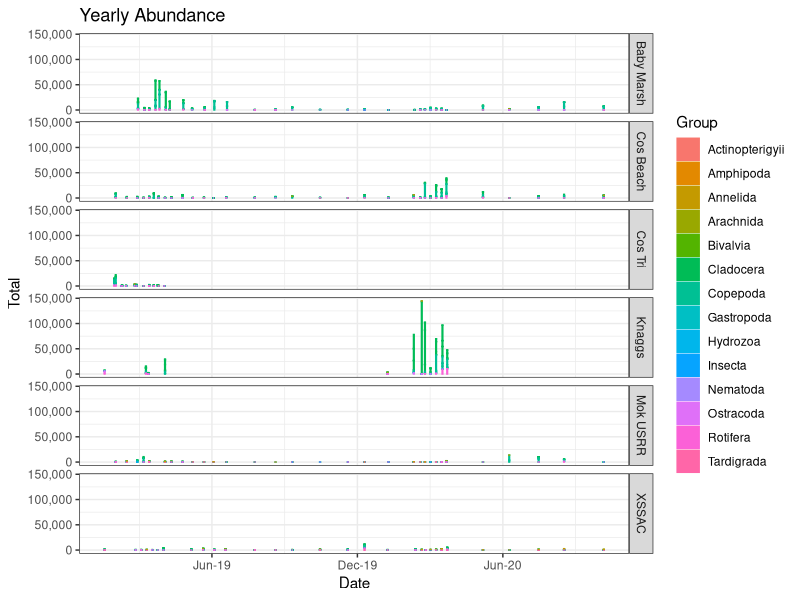
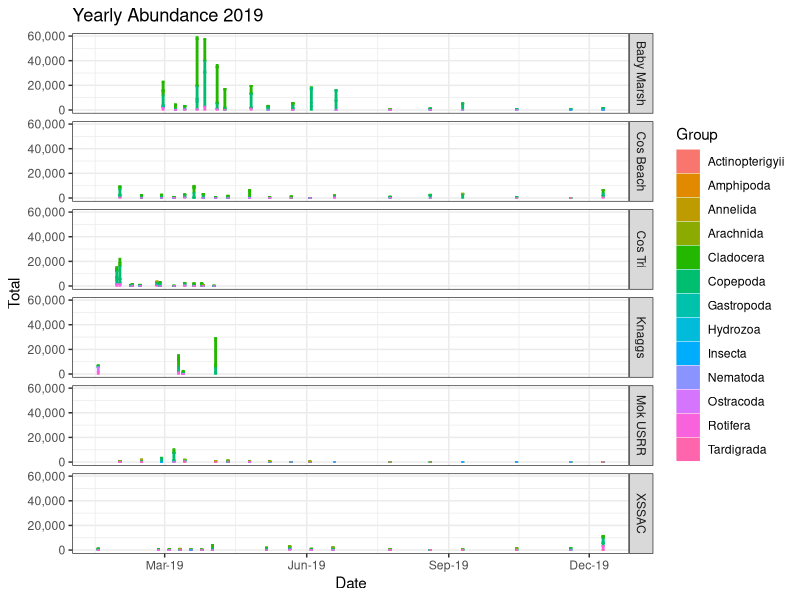
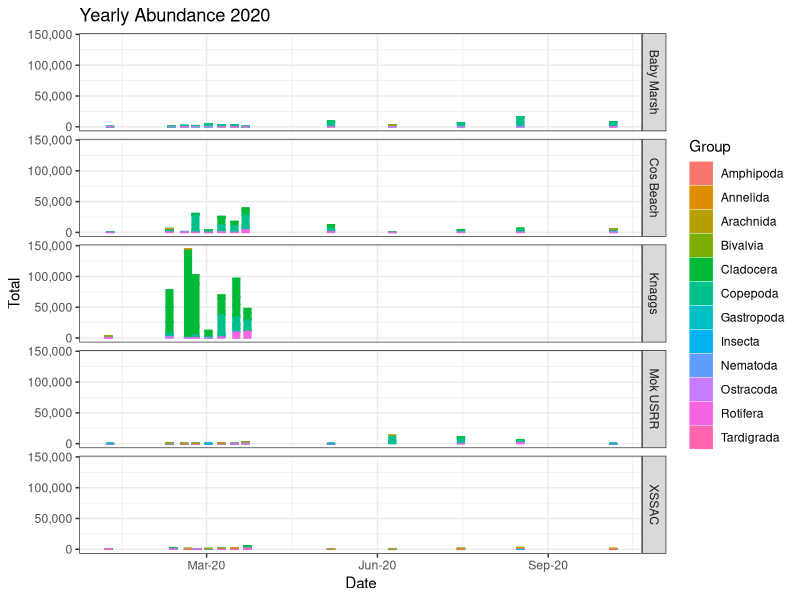
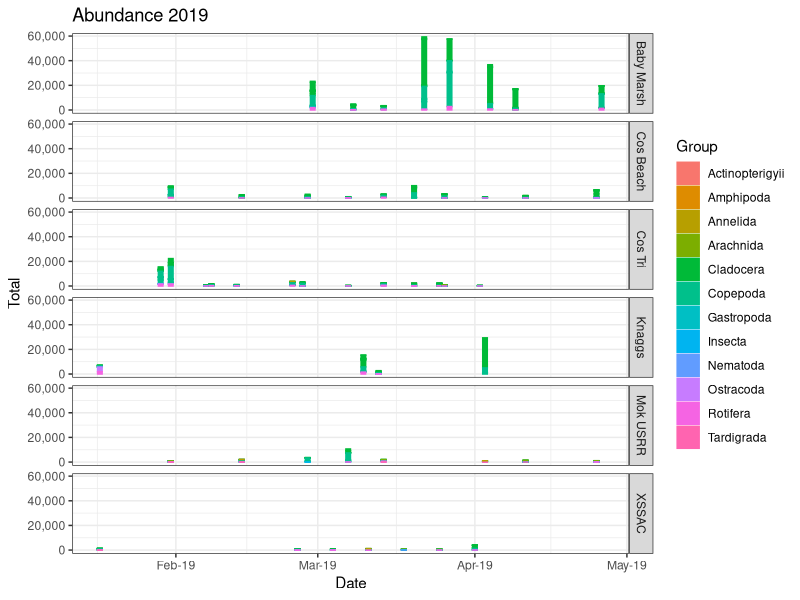
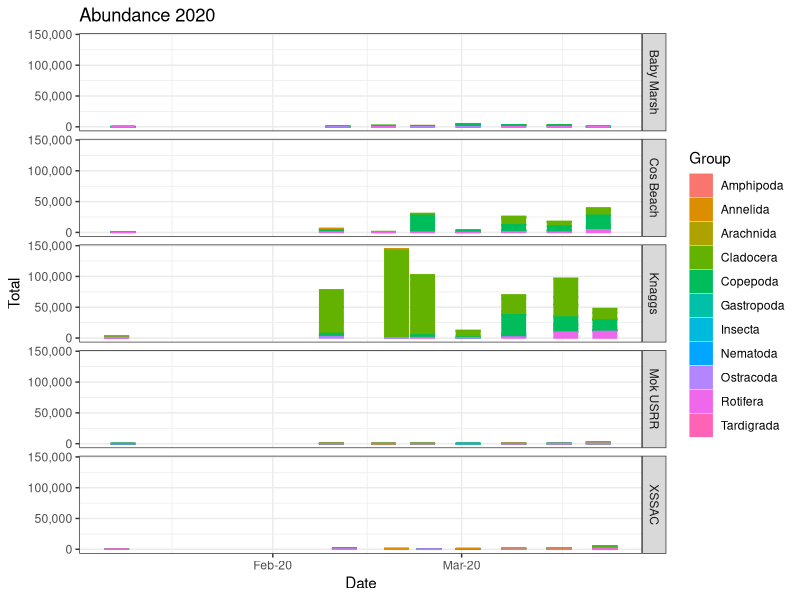
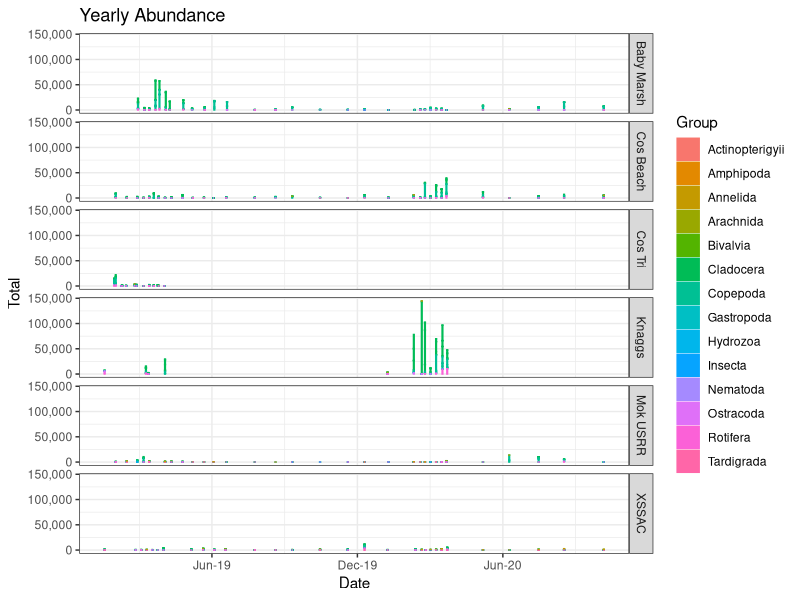
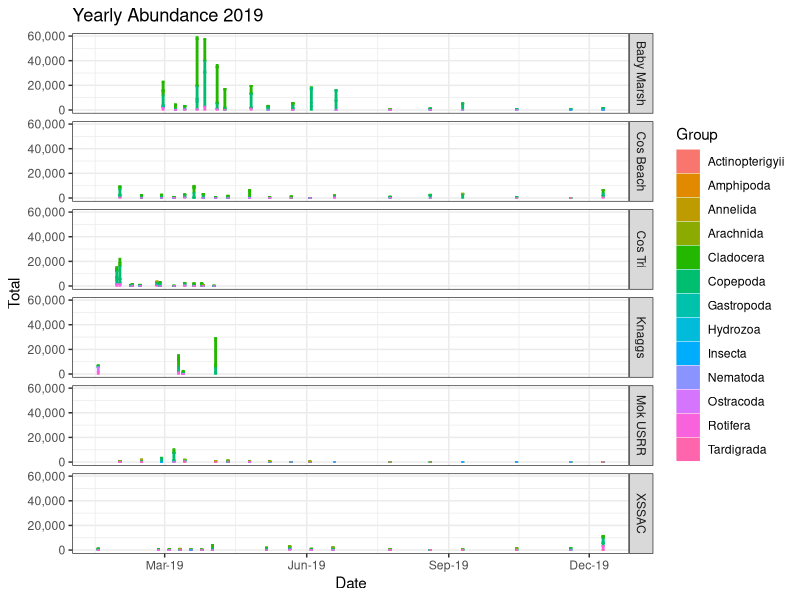
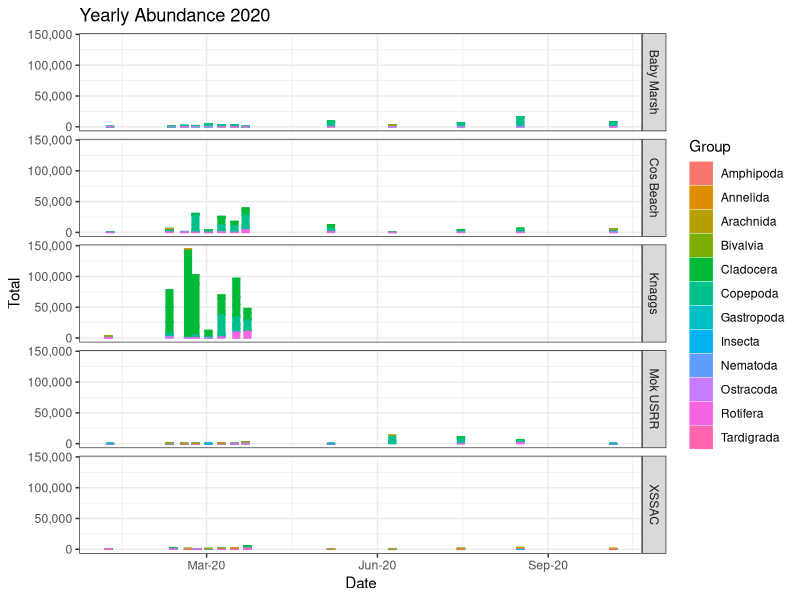

Here is the R script that generated these plots, in order:
#use this script for zoop analysis
#dark carbon wq and zoop data analysis
#1 create zoop graphs comparing biomass, abundance, and species compostion
#2 look at changes between specific parameters relating to water quality over time

#load libraries
library(lubridate)
library(dplyr)
library(tidyr)
library(readr)
library(reshape2)
library(vegan)
library(ggplot2)
library(scales)

#update July 2021 
zoop.dc2<-read.csv("darkcarbon_zoop_all.csv")

#format date into 
zoop.dc2$Date<-as.Date(zoop.dc2$Date,format="%m/%d/%y")

#check to see how many sites there are and change to have only five 
unique(zoop.dc2$Site)
unique(zoop.dc2$Group)

#convert flowmeter to numeric instead of character 
zoop.dc2$FlowMeterEnd  <- as.numeric(as.character(zoop.dc2$FlowMeterEnd))
zoop.dc2$FlowMeterBegin  <- as.numeric(as.character(zoop.dc2$FlowMeterBegin))
zoop.dc2$TotalVolume_ml  <- as.numeric(as.character(zoop.dc2$TotalVolume_ml))
zoop.dc2$Volumesubsampled_ml  <- as.numeric(as.character(zoop.dc2$Volumesubsampled_ml))
zoop.dc2$RingSize_cm  <- as.numeric(as.character(zoop.dc2$RingSize_cm))
zoop.dc2$abundance  <- as.numeric(as.character(zoop.dc2$abundance))
zoop.dc2$SplitFraction <- as.numeric(as.character(zoop.dc2$SplitFraction))
zoop.dc2$MeshSize_Microns <- as.numeric(as.character(zoop.dc2$MeshSize_Microns))

na.omit(zoop.dc2)

#abundance function 
abundance<-function(df) {
  df$distance<-(df$FlowMeterEnd-df$FlowMeterBegin)*26873/999999
  df$RingSize_m<-df$RingSize_cm/100
  df$hooparea<-(pi*(df$RingSize_m)^2)/4
  df$volumesampled<-df$distance*df$hooparea
  df$samplecount<-(df$TotalVolume_ml/df$Volumesubsampled_ml)*df$abundance
  df$ind_m3<-df$samplecount/df$volumesampled
  df
}

#use abundance function
drkcbnabundance2 <-abundance(zoop.dc2)

#Group by site, date, and order 
drkcbnzoop.sum2 <-drkcbnabundance2 %>% 
  group_by(Site, Date, Order, Subclass, Group, Species, LifeStage) %>% 
  summarise(Total=sum(ind_m3)) 


#format date into 
drkcbnzoop.sum2$Date<-as.Date(drkcbnzoop.sum2$Date,format="%m/%d/%y")

#check sites 
unique(drkcbnzoop.sum2$Site)

#do only january 2019 end of december 2020 
drkcbnzoop.sum3 <- drkcbnzoop.sum2 %>%
  select(Site, Date, Order, Subclass, Total, Group, Species, LifeStage) %>% 
  filter(Date >= as.Date("2019/01/01") & Date <= as.Date("2020/12/31"))

#plot of  both years
ggplot(drkcbnzoop.sum3, aes(x=Date, y=Total, color=Group, fill=Group)) +
  geom_bar(stat="identity") +
  ggtitle("Yearly Abundance") +
  facet_grid(Site~.) +
  scale_x_date(date_labels = "%b-%y", breaks= "6 months") +
  scale_y_continuous(label=comma) +
  theme_bw()

#subset 2019
zoop19<- drkcbnzoop.sum3 %>%
  select(Site, Date, Order, Subclass, Total, Group, Species, LifeStage) %>%
  filter(Date >= as.Date("2019/01/01") & Date <= as.Date("2019/12/31"))

#subset 2020
zoop20<- drkcbnzoop.sum3 %>%
  select(Site, Date, Order, Subclass, Total, Group, Species, LifeStage) %>%
  filter(Date >= as.Date("2020/01/01") & Date <= as.Date("2020/12/31"))

#graph for 2019 

ggplot(zoop19, aes(x=Date, y=Total, color=Group, fill=Group)) +
  geom_bar(stat="identity") +
  ggtitle("Yearly Abundance 2019") +
  facet_grid(Site~.) +
  scale_x_date(date_labels = "%b-%y", breaks= "3 months") +
  scale_y_continuous(label=comma) +
  theme_bw()

#graph for 2020 

ggplot(zoop20, aes(x=Date, y=Total, color=Group, fill=Group)) +
  geom_bar(stat="identity") +
  ggtitle("Yearly Abundance 2020") +
  facet_grid(Site~.) +
  scale_x_date(date_labels = "%b-%y", breaks= "3 months") +
  scale_y_continuous(label=comma) +
  theme_bw()

#Export all the graph and ask for feedback 
#export 2019 + 2020 
png("Abundance_both.png", width = 6.5, height = 4, units = "in", res = 500, family = "sans")

ggplot(drkcbnzoop.sum3, aes(x=Date, y=Total, color=Group, fill=Group)) +
  geom_bar(stat="identity") +
  ggtitle("Yearly Abundance") +
  facet_grid(Site~.) +
  scale_x_date(date_labels = "%b-%y", breaks= "6 months") +
  scale_y_continuous(label=comma) +
  theme_bw()

dev.off()

#export 2019 
png("Abundance_19.png", width = 6.5, height = 4, units = "in", res = 500, family = "sans")

ggplot(zoop19, aes(x=Date, y=Total, color=Group, fill=Group)) +
  geom_bar(stat="identity") +
  ggtitle("Yearly Abundance 2019") +
  facet_grid(Site~.) +
  scale_x_date(date_labels = "%b-%y", breaks= "3 months") +
  scale_y_continuous(label=comma) +
  theme_bw()

dev.off()

#export 2020
png("Abundance_20.png", width = 6.5, height = 4, units = "in", res = 500, family = "sans")

ggplot(zoop20, aes(x=Date, y=Total, color=Group, fill=Group)) +
  geom_bar(stat="identity") +
  ggtitle("Yearly Abundance 2020") +
  facet_grid(Site~.) +
  scale_x_date(date_labels = "%b-%y", breaks= "3 months") +
  scale_y_continuous(label=comma) +
  theme_bw()

dev.off()

#coming back to break cage dates down for 2019 and 2020
#subset 2019 field dates aka wet periods

zoop19s<- drkcbnzoop.sum3 %>%
  select(Site, Date, Order, Subclass, Total, Group, Species, LifeStage) %>%
  filter(Date >= as.Date("2019/01/01") & Date <= as.Date("2019/04/30"))

#subset 2020 field dates 
zoop20s<- drkcbnzoop.sum3 %>%
  select(Site, Date, Order, Subclass, Total, Group, Species, LifeStage) %>%
  filter(Date >= as.Date("2020/01/01") & Date <= as.Date("2020/04/30"))

#graph for 2019 wet dates

ggplot(zoop19s, aes(x=Date, y=Total, color=Group, fill=Group)) +
  geom_bar(stat="identity") +
  ggtitle("Abundance 2019") +
  facet_grid(Site~.) +
  scale_x_date(date_labels = "%b-%y", breaks= "1 month") +
  scale_y_continuous(label=comma) +
  theme_bw()

#graph for 2020 

ggplot(zoop20s, aes(x=Date, y=Total, color=Group, fill=Group)) +
  geom_bar(stat="identity") +
  ggtitle("Abundance 2020") +
  facet_grid(Site~.) +
  scale_x_date(date_labels = "%b-%y", breaks= "1 month") +
  scale_y_continuous(label=comma) +
  theme_bw()

#Export all the graph and ask for feedback 

#export 2019 wet period
png("Abundance_Jan_April_19.png", width = 6.5, height = 4, units = "in", res = 500, family = "sans")

ggplot(zoop19s, aes(x=Date, y=Total, color=Group, fill=Group)) +
  geom_bar(stat="identity") +
  ggtitle("Abundance 2019") +
  facet_grid(Site~.) +
  scale_x_date(date_labels = "%b-%y", breaks= "1 month") +
  scale_y_continuous(label=comma) +
  theme_bw()

dev.off()

#export 2020 wet period
png("Abundance_Jan_April_20.png", width = 6.5, height = 4, units = "in", res = 500, family = "sans")

ggplot(zoop20s, aes(x=Date, y=Total, color=Group, fill=Group)) +
  geom_bar(stat="identity") +
  ggtitle("Abundance 2020") +
  facet_grid(Site~.) +
  scale_x_date(date_labels = "%b-%y", breaks= "1 month") +
  scale_y_continuous(label=comma) +
  theme_bw()

dev.off()

#logging abundance graphs - July 12th 
#using ggplot call y= log(abundance)

png("Abundance_Jan_April_20_log.png", width = 6.5, height = 4, units = "in", res = 500, family = "sans")

ggplot(zoop20s, aes(x=Date, y=Total, color=Group, fill=Group)) +
  geom_bar(stat="identity") +
  ggtitle("Abundance 2020") +
  facet_grid(Site~.) +
  scale_x_date(date_labels = "%b-%y", breaks= "1 month") +
  scale_y_log10() + 
  theme_bw()

dev.off()
#another way
# y= log(abundance) 
#wet period 2020 
png("Abundance_Jan_April_20_log3.png", width = 6.5, height = 4, units = "in", res = 500, family = "sans")

ggplot(zoop20s, aes(x=Date, y=log(Total), color=Group, fill=Group)) +
  geom_bar(stat="identity") +
  ggtitle("Abundance 2020") +
  facet_grid(Site~.) +
  scale_x_date(date_labels = "%b-%y", breaks= "1 month") +
  theme_bw()

dev.off()

#another way
# y= log(abundance)
#wet period 2019
png("Abundance_Jan_April_19_log3.png", width = 6.5, height = 4, units = "in", res = 500, family = "sans")

ggplot(zoop19s, aes(x=Date, y=log(Total), color=Group, fill=Group)) +
  geom_bar(stat="identity") +
  ggtitle("Abundance 2019") +
  facet_grid(Site~.) +
  scale_x_date(date_labels = "%b-%y", breaks= "1 month") +
  theme_bw()

dev.off()

#redo with log y 
#export 2020 wet period
png("Abundance_20_free.png", width = 6.5, height = 4, units = "in", res = 500, family = "sans")

ggplot(zoop20s, aes(x=Date, y=Total, color=Group, fill=Group)) +
  geom_bar(stat="identity") +
  ggtitle("Abundance 2020") +
  facet_grid(Site~. , scales = "free") +
  scale_x_date(date_labels = "%b-%y", breaks= "1 month") +
  scale_y_continuous(label=comma) +
  theme_bw()

dev.off()

#logging abundance graphs - July 12th 
#using ggplot call y= log(abundance)

png("Abundance_Field20.png", width = 6.5, height = 4, units = "in", res = 500, family = "sans")

ggplot(zoop20s, aes(x=Date, y=Total, color=Group, fill=Group)) +
  geom_bar(stat="identity") +
  ggtitle("Abundance 2020") +
  facet_grid(Site~.) +
  scale_x_date(date_labels = "%b-%y", breaks= "1 month") +
  scale_y_log10() + 
  theme_bw()

dev.off()

#wet period 2020 

png("Abundance_Jan_April_20_log_new.png", width = 6.5, height = 4, units = "in", res = 500, family = "sans")

ggplot(zoop20s, aes(x=Date, y=log(Total), color=Group, fill=Group)) +
  geom_bar(stat="identity") +
  ggtitle("Abundance 2020") +
  scale_y_log10() +
  scale_x_date(date_labels = "%b-%y", breaks= "1 month") +
  theme_bw()

dev.off()

#wet period 2019
png("Abundance_19_free.png", width = 6.5, height = 4, units = "in", res = 500, family = "sans")

ggplot(zoop19s, aes(x=Date, y=log(Total), color=Group, fill=Group)) +
  geom_bar(stat="identity") +
  ggtitle("Abundance 2019") +
  facet_grid(Site~. , scales = "free") +
  scale_y_log10() +
  scale_x_date(date_labels = "%b-%y", breaks= "1 month") +
  theme_bw() 

dev.off()


# y= log(abundance)
#use options(scipen=10000) - ryan said will correct scientific notation
#adding free scale within facetgrid 

#wet period 2019
png("Abundance_19_free.png", width = 6.5, height = 4, units = "in", res = 500, family = "sans")

ggplot(zoop19s, aes(x=Date, y=Total, color=Group, fill=Group)) +
  geom_bar(stat="identity") +
  ggtitle("Abundance 2019") +
  facet_grid(Site~. , scales = "free") +
  scale_y_log10() +
  scale_x_date(date_labels = "%b-%y", breaks= "1 month") +
  theme_bw() 

dev.off()

#wet period 2020
png("Abundance_2020_free.png", width = 6.5, height = 4, units = "in", res = 500, family = "sans")

ggplot(zoop20s, aes(x=Date, y=Total, color=Group, fill=Group)) +
  geom_bar(stat="identity") +
  ggtitle("Abundance 2020") +
  facet_grid(Site~. , scales = "free") +
  scale_y_log10() +
  scale_x_date(date_labels = "%b-%y", breaks= "1 month") +
  theme_bw() 

dev.off()
